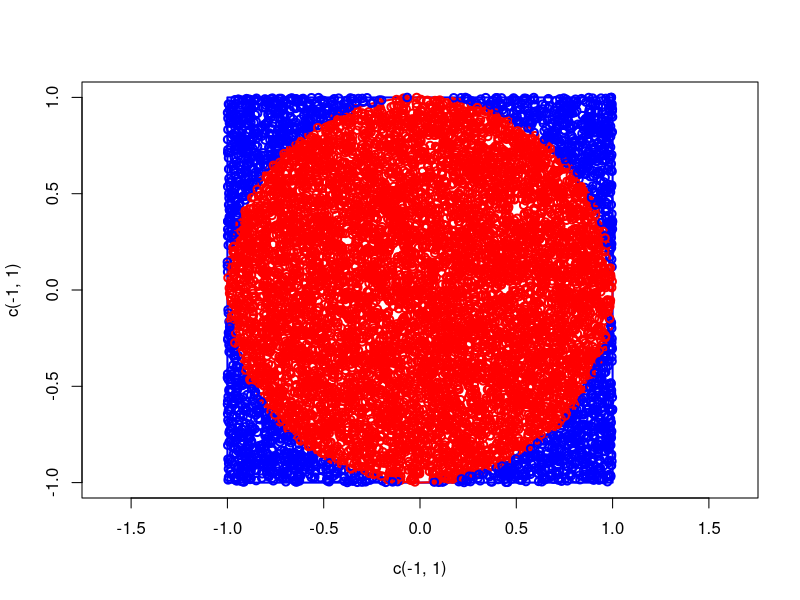
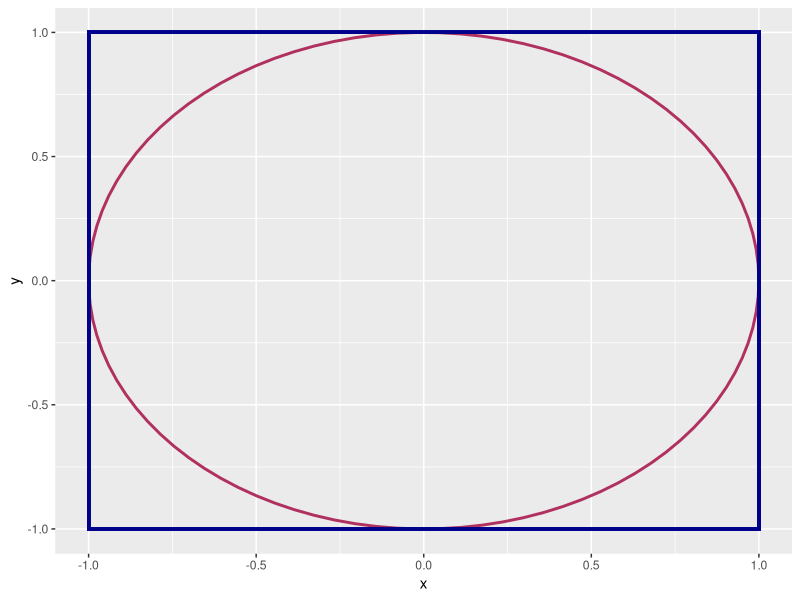
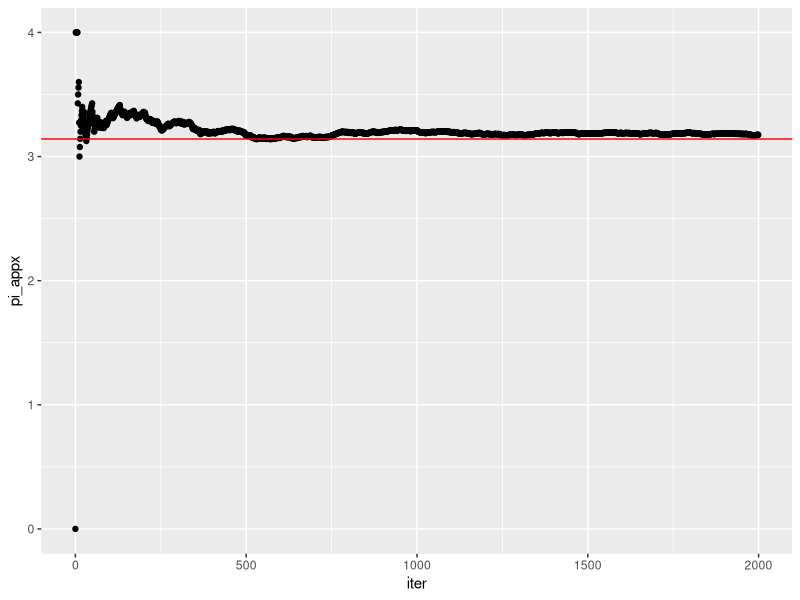

Source code (R) for these figures, in order:
require(plotrix)
require(grid)
require(ggplot2)

# reading data from the data file
setwd('C:/Users/Ahmad/Desktop/Ahmad/python/pi_approximation_visual')
pi_data <- read.csv('./data/data.csv', row.names=1, header=TRUE)
pi_data['pi_appx'][is.na(pi_data['pi_appx'])] <- 0
pi_data$iter <- rownames(pi_data)
pi_data$iter <- as.numeric(pi_data$iter)
pi_data

# create the visual of a circle of radius 1 inscribed inside of a square of side
# 2, both centered at the origin
plot(c(-1, 1), c(-1,1), type = "n", asp=1)
rect( -1., -1., 1., 1., border = "blue", lwd = 2)
draw.circle( 0, 0, 1., border = "red", lwd = 2 )

for (row in 1:nrow(pi_data)) {
  x <- pi_data[row, "x"]
  y  <- pi_data[row, "y"]
  in_circle  <- pi_data[row, "in_circle"]
  
  if(in_circle==1) {
    points(x, y, col = "red", lwd = 2 )
  }
  else {
    points(x, y, col = "blue", lwd = 2 )
  }
  
}


#=============================================================
require(ggplot2)

getCircle <- function(center = c(0,0), diameter = 1, npoints = 100){
  seq <- seq(0, 2*pi, length.out = npoints)
  x_seq <- center[1] + diameter / 2 * cos(seq)
  y_seq <- center[2] + diameter / 2 * sin(seq)
  return(data.frame(x = x_seq, y = y_seq))
}


circle_data <- getCircle(diameter=2)
ggplot(circle_data, aes(x, y)) + geom_path(size=1, col='maroon') +
  geom_rect(xmin=-1, xmax=1, ymin=-1, ymax=1, size=1, col='darkblue', alpha=0)

pi_data2 <- pi_data[1:2000,]
ggplot(pi_data2, aes(iter, pi_appx)) + geom_point() + 
  geom_hline(yintercept=3.14159, col='red')